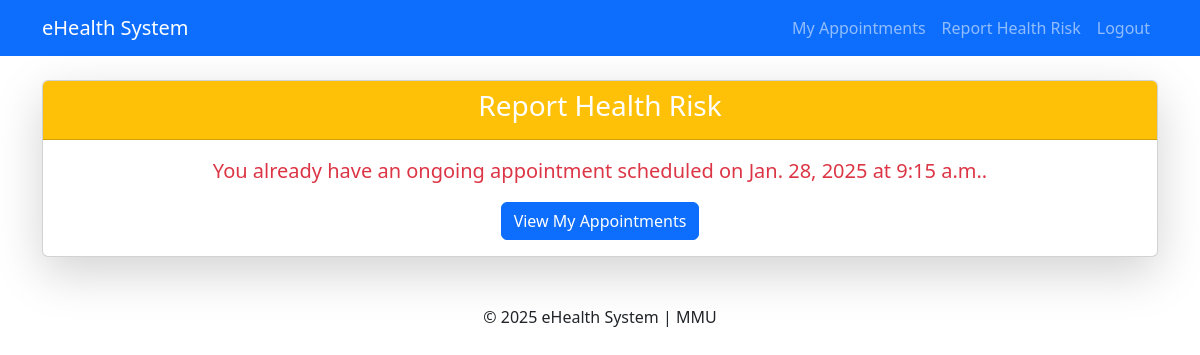
Before: /appointments/report-health/ (signed in) with the older database file.
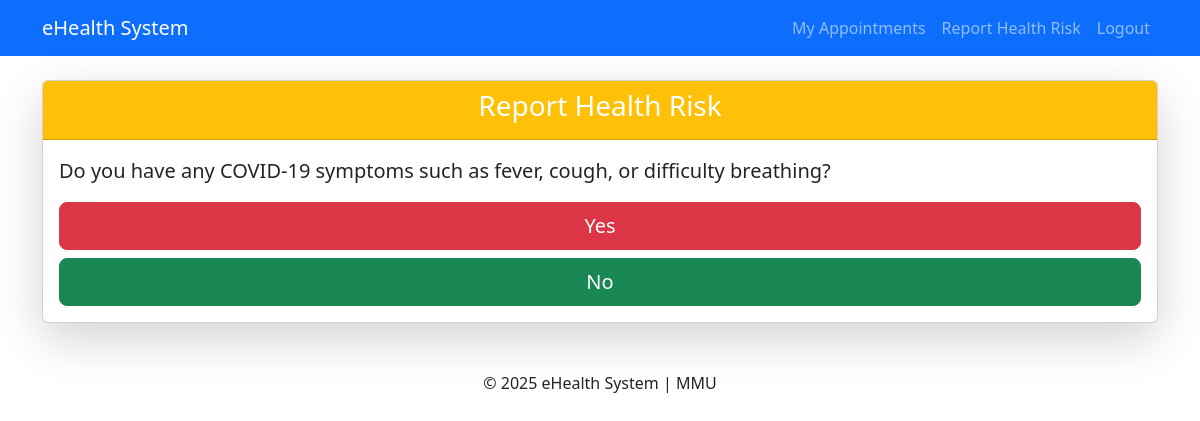
After: the same page with the newer database file.
### appointments/models.py (models this page shows, shortened)
class Appointment(models.Model):
    appointment_id = models.CharField(max_length=50, unique=True, blank=True)
    appointment_date = models.DateField()
    appointment_time = models.TimeField(default=time(12, 0))
    resident = models.ForeignKey(settings.AUTH_USER_MODEL, on_delete=models.CASCADE)
    clinic = models.ForeignKey(Clinic, on_delete=models.CASCADE)
    result = models.TextField(blank=True, null=True)
    status = models.CharField(max_length=20, choices=[
        ('Scheduled', 'Scheduled'),
        ('Completed', 'Completed'),
        ('Cancelled', 'Cancelled'),
        ('Confirmed', 'Confirmed'),
    ], default='Scheduled')
    class Meta:
        constraints = [
            models.UniqueConstraint(
                fields=['appointment_date', 'appointment_time', 'clinic'],
                name='unique_clinic_appointment'
            )
        ]

### appointments/views.py (the view, shortened to what this page needs)
# urls.py: path('report-health/', views.report_health, name='report_health'),
@login_required
def report_health(request):
    clinic = Clinic.objects.first()
    ongoing_appointment = Appointment.objects.filter(
        resident=request.user,
        clinic=clinic,
        status='Scheduled'
    ).first()
    return render(request, 'appointments/report_health.html', {'ongoing_appointment': ongoing_appointment})

### appointments/templates/appointments/report_health.html (shortened to what this page needs)
{% extends 'base.html' %}
{% block content %}
  <div class="card shadow-lg">
      <div class="card-header bg-warning text-white">
          <h3 class="text-center">Report Health Risk</h3>
      </div>
      <div class="card-body">
          {% if ongoing_appointment %}
              <p class="lead text-center text-danger">
                  You already have an ongoing appointment scheduled on
                  <strong>{{ ongoing_appointment.appointment_date }}</strong> at
                  <strong>{{ ongoing_appointment.appointment_time }}</strong>.
              </p>
              <div class="text-center mt-3">
                  <a href="{% url 'appointment_list' %}" class="btn btn-primary">View My Appointments</a>
              </div>
          {% else %}
              <p class="lead">Do you have any COVID-19 symptoms such as fever, cough, or difficulty breathing?</p>
              <form method="post">
                  <div class="d-grid gap-2">
                      <button type="submit" name="has_symptoms" value="yes" class="btn btn-danger btn-lg">Yes</button>
                      <button type="submit" name="has_symptoms" value="no" class="btn btn-success btn-lg">No</button>
                  </div>
              </form>
          {% endif %}
      </div>
  </div>
{% endblock %}

Changed rows visible on the page:
removed Appointment: appointment_date "Jan. 28, 2025", appointment_time "9:15 a.m."
Other visible differences:
text no longer shown: "You already have an ongoing appointment scheduled on at . View My Appointments"
text now shown: "Do you have any COVID-19 symptoms such as fever, cough, or difficulty breathing? Yes No"
